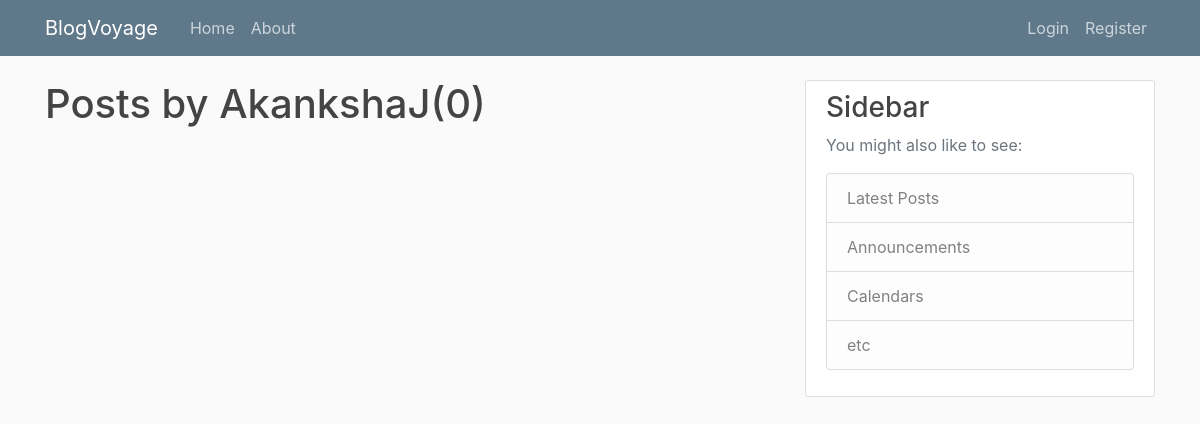
The app's page /user/AkankshaJ, older data.
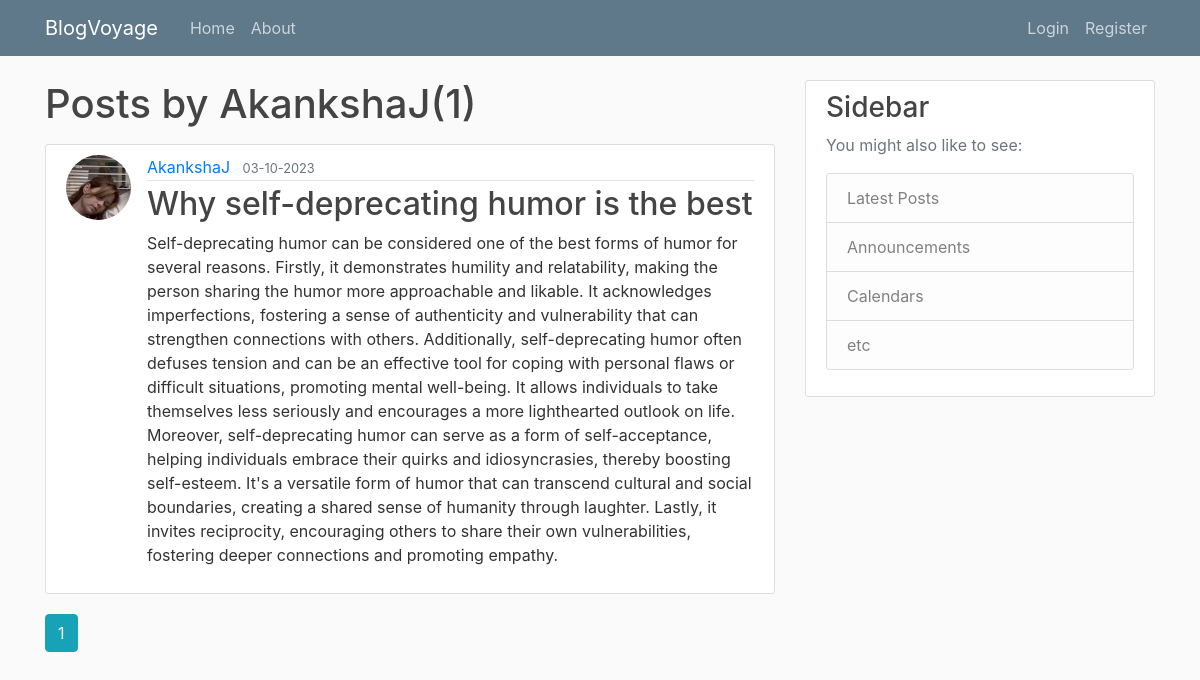
The same page, newer data.
### appp/models.py (models this page shows, shortened)
class User(db.Model, UserMixin):
    id = db.Column(db.Integer, primary_key= True)
    username = db.Column(db.String(20), unique=True, nullable=False)
    email = db.Column(db.String(120), unique=True, nullable=False)
    image_file = db.Column(db.String(20), nullable=False, default="default.jpg")
    password= db.Column(db.String(60), nullable=False)
    posts = db.relationship('Post', backref="author" , lazy= True)

class Post(db.Model):
    id = db.Column(db.Integer, primary_key= True)
    title = db.Column(db.String(150), nullable=False)
    date_posted= db.Column(db.DateTime, nullable=False, default = datetime.utcnow )
    content = db.Column(db.Text, nullable=False)
    user_id = db.Column(db.Integer , db.ForeignKey('user.id'),nullable=False)

### appp/routes.py (the view)
@app.route("/user/<string:username>")
def user_post(username):
    page  = request.args.get('page', 1, type = int)
    user  = User.query.filter_by(username = username).first_or_404()
    posts = Post.query.filter_by(author = user)\
        .order_by(Post.date_posted.desc())\
        .paginate(page = page, per_page =5)
    return render_template("user_post.html", posts=posts, user = user)

### appp/templates/user_post.html
{% extends 'layout.html' %}
{% block content %}
    <h1 class=" mb-3">Posts by {{ user.username }}({{posts.total}}) </h1>
    {% for post in posts.items %}
    <article class="media content-section">
      <img class = "rounded-circle article-img" src="{{url_for('static' , filename = 'profile_pics/' + post.author.image_file)}}" alt="">
        <div class="media-body">
          <div class="article-metadata">
            <a class="mr-2" href="{{url_for('user_post' , username = post.author.username)}}">{{ post.author.username }}</a>
            <small class="text-muted">{{ post.date_posted.strftime('%d-%m-%Y') }}</small>
          </div>
          <h2><a class="article-title" href="{{url_for('post', post_id = post.id)}}">{{ post.title }}</a></h2>
          <p class="article-content">{{ post.content }}</p>
        </div>
      </article>
    {% endfor %}
    {% for page_num in posts.iter_pages(left_edge=1 , right_edge=1, left_current=1 , right_current=1)  %}
      {% if page_num %}
        {% if posts.page == page_num %}
        <a class ="btn btn-info mb-4" href="{{url_for('user_post' , username = user.username, page=page_num)}}">{{page_num}}</a>
        {% else %}
        <a class ="btn btn-outline-info mb-4" href="{{url_for('user_post',username = user.username, page=page_num)}}">{{page_num}}</a>
        {% endif %}
      {% else %}
        ...
      {% endif %}
    {% endfor %}
{% endblock content %}

### appp/templates/layout.html (shortened to what this page needs)
<!DOCTYPE html>
<html lang="en">
<head>
  <link rel="stylesheet" href="https://cdn.jsdelivr.net/npm/bootstrap@4.3.1/dist/css/bootstrap.min.css"
>
  <link rel="stylesheet" type="text/css" href="{{url_for('static', filename ='main.css')}}">
</head>
<body>
  <header class="site-header">
    <nav class="navbar navbar-expand-md navbar-dark bg-steel fixed-top">
      <div class="container">
        <a class="navbar-brand mr-4" href="/">BlogVoyage</a>
        <div class="collapse navbar-collapse" id="navbarToggle">
          <div class="navbar-nav mr-auto">
            <a class="nav-item nav-link" href="{{url_for('home')}}">Home</a>
            <a class="nav-item nav-link" href="{{url_for('about')}}">About</a>
          </div>
          <div class="navbar-nav">
            {% if current_user.is_authenticated %}
            <a class="nav-item nav-link" href="{{url_for('new_post')}}">New Post</a>
            <a class="nav-item nav-link" href="{{url_for('logout')}}">Logout</a>
            <a class="nav-item nav-link" href="{{url_for('account')}}">Account</a>
            {% else %}
            <a class="nav-item nav-link" href="{{url_for('login')}}">Login</a>
            <a class="nav-item nav-link" href="{{url_for('register')}}">Register</a>
            {% endif %}
          </div>
        </div>
      </div>
    </nav>
  </header>
  <main role="main" class="container">
    <div class="row">
      <div class="col-md-8">
        {% block content %}{% endblock %}
      </div>
      <div class="col-md-4">
        <div class="content-section">
          <h3>Sidebar</h3>
          <p class='text-muted'>You might also like to see:
          <ul class="list-group">
            <li class="list-group-item list-group-item-light">Latest Posts</li>
            <li class="list-group-item list-group-item-light">Announcements</li>
            <li class="list-group-item list-group-item-light">Calendars</li>
            <li class="list-group-item list-group-item-light">etc</li>
          </ul>
          </p>
        </div>
      </div>
    </div>
  </main>
</body>
</html>

### appp/static/main.css (style rules this page uses)
body { background: #fafafa; color: #333333; margin-top: 5rem; }
h1, h2, h3, h4, h5, h6 { color: #444444; }
.bg-steel { background-color: #5f788a; }
.site-header .navbar-nav .nav-link { color: #cbd5db; }
.content-section { background: #ffffff; padding: 10px 20px; border: 1px solid #dddddd; border-radius: 3px; margin-bottom: 20px; }
.article-title { color: #444444; }
.article-content { white-space: pre-line; }
.article-img { height: 65px; width: 65px; margin-right: 16px; }
.article-metadata { padding-bottom: 1px; margin-bottom: 4px; border-bottom: 1px solid #e3e3e3 }

Row changes from the older to the newer data that the page shows:
changed User: username "SanikaRS" → "AkankshaJ" (drawn)
now on this page (row edited): Post: image_file (picture), author.username "AkankshaJ", date_posted "03-10-2023", title "Why self-deprecating humor is the best", content "Self-deprecating humor can be considered one of the best forms of humor for several reasons. Firstly, it demonstrates humility and relatability, making the person sharing the humor more approachable and likable. It acknowledges imperfections, fostering a sense of authenticity and vulnerability that can strengthen connections with others. Additionally, self-deprecating humor often defuses tension and can be an effective tool for coping with personal flaws or difficult situations, promoting mental well-being. It allows individuals to take themselves less seriously and encourages a more lighthearted outlook on life. Moreover, self-deprecating humor can serve as a form of self-acceptance,…"
Text that changed along with them:
{{ posts.total }}: "0" → "1"
new list line: "1"
